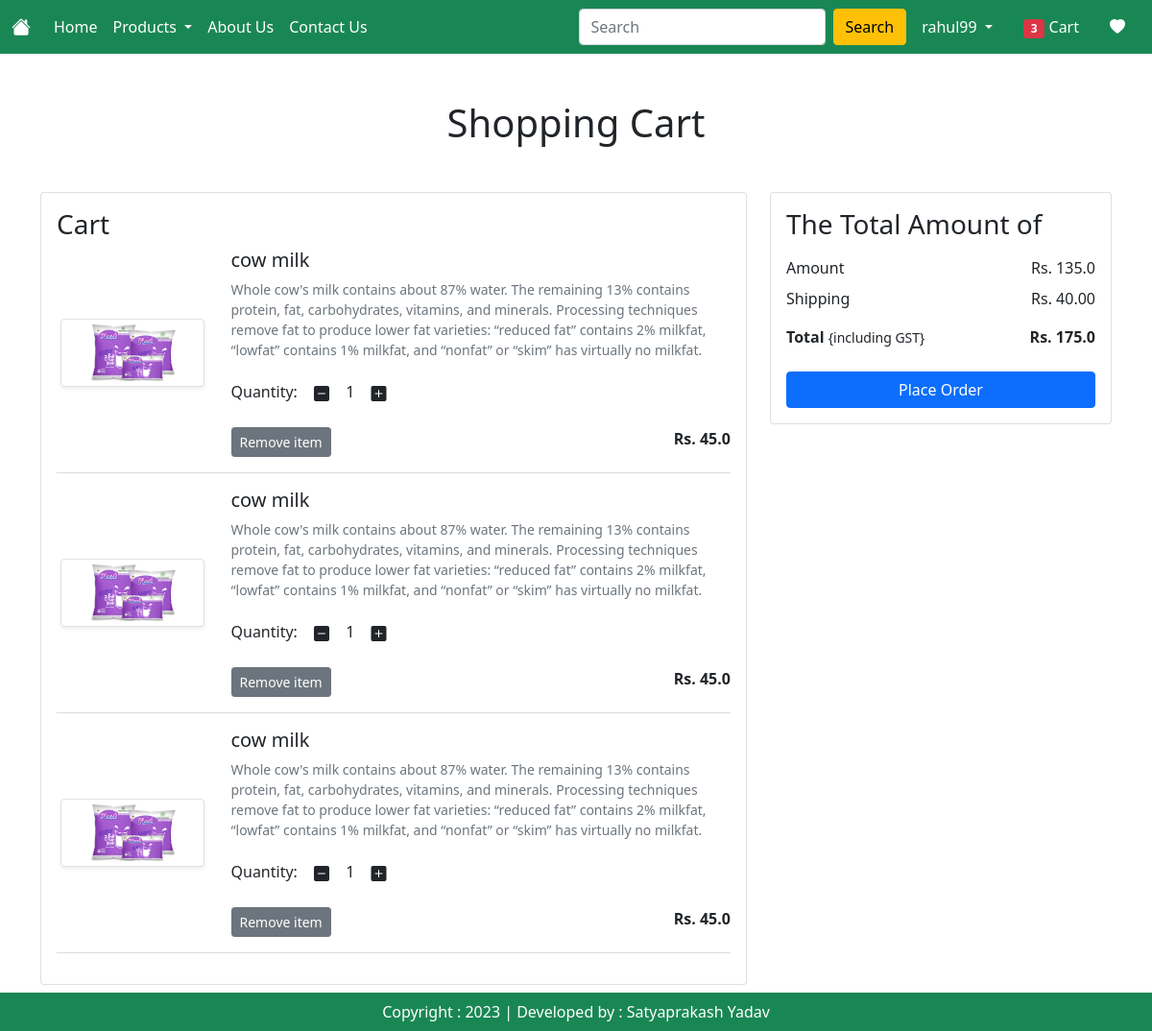
The app's page /cart/ (signed in) with its own data.
### MyApp/models.py (models this page shows, shortened)
class Cart(models.Model):
    user = models.ForeignKey(User, on_delete=models.CASCADE)
    product = models.ForeignKey(Product, on_delete=models.CASCADE)
    quantity = models.PositiveIntegerField(default=1)

class Product(models.Model):
    title = models.CharField(max_length=100)
    selling_price = models.FloatField()
    discounted_price = models.FloatField()
    description = models.TextField()
    composition = models.TextField(default='')
    prodapp = models.TextField(default='')
    category = models.CharField(choices=CATEGORY_CHOICES, max_length=2)
    product_image = models.ImageField(upload_to='product')

### MyApp/views.py (the view)
# urls.py: path('cart/', views.show_cart, name='showcart'),
@login_required
def show_cart(request):
    user = request.user
    cart = Cart.objects.filter(user=user)
    amount = 0
    for p in cart:
        value = p.quantity * p.product.discounted_price
        amount = amount + value
    totalamount = amount + 40
    totalitem = 0
    wishitem = 0
    if request.user.is_authenticated:
        totalitem = len(Cart.objects.filter(user=request.user))
        wishitem = len(Wishlist.objects.filter(user=request.user))
    return render(request, 'MyApp/addtocart.html', locals())

### templates/MyApp/addtocart.html (shortened to what this page needs)
{% extends 'MyApp/base.html' %}
{% load static %}
{% block main-content %}
<div class="container my-5">
    <div class="row">
        {% if cart %}
        <h1 class="text-center mb-5">Shopping Cart</h1>
        <div class="col-sm-8">
            <div class="card">
                <div class="card-body">
                    <h3>Cart</h3>
                    {% for item in cart %}
                    <div class="row">
                        <div class="col-sm-3 text-center align-self-center"><img src="{{item.product.product_image.url}}" alt="" srcset="" class="img-fluid img-thumbnail shadow-sm" height="150" width="150"></div>
                        <div class="col-sm-9">
                            <div>
                                <h5>{{item.product.title}}</h5>
                                <p class="mb-2 text-muted small">{{item.product.description}}</p>
                                <div class="my-3">
                                    <label for="quantity">Quantity:</label>
                                    <a class="minus-cart btn" pid={{item.product.id}}><i class="bi bi-dash-square-fill"></i></a>
                                    <span id="quantity">{{item.quantity}}</span>
                                    <a class="plus-cart btn" pid={{item.product.id}}><i class="bi bi-plus-square-fill"></i></a>
                                </div>
                                <div class="d-flex justify-content-between">
                                    <a href="#" class="remove-cart btn btn-sm btn-secondary mr-3" pid="{{item.product.id}}">Remove item</a>
                                    <p class="mb-0"><span><strong>Rs. {{item.product.discounted_price}}</strong></span></p>
                                </div>
                            </div>
                        </div>
                    </div>
                    <hr class="text-muted">
                    {% endfor %}
                </div>
            </div>
        </div>
        <div class="col-sm-4">
            <div class="card">
                <div class="card-body">
                    <h3>The Total Amount of</h3>
                    <ul class="list-group">
                        <li class="list-group-item d-flex justify-content-between align-items-center border-0 px-0 pb-0">Amount<span id="amount">Rs. {{amount}}</span></li>
                        <li class="list-group-item d-flex justify-content-between align-items-center border-0 px-0">Shipping<span>Rs. 40.00</span></li>
                        <li class="list-group-item d-flex justify-content-between align-items-center border-0 px-0 mb-3">
                            <div>
                                <strong>Total</strong> <small>{including GST}</small>
                            </div>
                            <span id="totalamount"><strong>Rs. {{totalamount}}</strong></span>
                        </li>
                    </ul>
                    <div class="d-grid"><a href="{% url 'checkout' %}" class="btn btn-primary">Place Order</a></div>
                </div>
            </div>
        </div>
        {% else %}
        <h3 class="text-center mb-5">Cart is Empty</h3>
        {% endif %}
    </div>
</div>
{% endblock main-content %}

### templates/MyApp/base.html (shortened to what this page needs)
<!DOCTYPE html>
{% load static %}
<html lang="en">
<head>
    <link href="https://cdn.jsdelivr.net/npm/bootstrap@5.0.2/dist/css/bootstrap.min.css" rel="stylesheet">
    <link rel="stylesheet" href="https://cdn.jsdelivr.net/npm/bootstrap-icons@1.10.5/font/bootstrap-icons.css">
    <link rel="stylesheet" href="{% static 'MyApp/css/style.css' %}">
</head>
<body>
    <nav class="navbar navbar-expand-lg navbar-dark bg-success">
        <div class="container-fluid">
          <a class="navbar-brand" href="/"><i class="bi bi-house-fill"></i></a>
          <div class="collapse navbar-collapse" id="navbarSupportedContent">
            <ul class="navbar-nav me-auto mb-2 mb-lg-0">
              {% if request.user.is_authenticated %}
              <li class="nav-item">
                <a class="nav-link active" aria-current="page" href="/">Home</a>
              </li>
              <li class="nav-item dropdown">
                <a class="nav-link dropdown-toggle active" href="#" id="navbarDropdown" role="button" data-bs-toggle="dropdown" aria-expanded="false">
                  Products
                </a>
              </li>
              <li class="nav-item">
                <a class="nav-link text-white" href="{% url 'about' %}">About Us</a>
              </li>
              <li class="nav-item">
                <a class="nav-link text-white" href="{% url 'contact' %}">Contact Us</a>
              </li>
            </ul>
            <form class="d-flex" role="search" action="/search">
              <input class="form-control me-2" type="search" placeholder="Search" name="search" aria-label="Search">
              <button class="btn btn-warning" type="submit">Search</button>
            </form>
          </div>
          <ul class="navbar-nav me-auto mb-2 mb-lg-0">
            <li class="nav-item dropdown mx-2">
              <a class="nav-link dropdown-toggle text-white" href="#" id="profileDropdown" role="button" data-bs-toggle="dropdown" aria-expanded="false">
                {{user}}
              </a>
            </li>
            <li class="nav-item mx-2">
              <a href="{% url 'showcart' %}" class="nav-link text-white"><span class="badge bg-danger">{% if totalitem > 0 %} {{totalitem}} {% endif %}</span> Cart</a>
            </li>
            <li class="nav-item mx-2">
              <a href="{% url 'showwishlist' %}" class="nav-link text-white"> <i class="bi bi-heart-fill"></i></a>
            </li>
            {% endif %}
          </ul>
        </div>
      </nav>
      {% block main-content %}{% endblock main-content %}
      <footer class="container-fluid bg-success text-center p-2 mt-5 fixed-bottom text-white">
        Copyright : 2023 | Developed by : Satyaprakash Yadav
      </footer>
</body>
</html>

### records on screen
Cart: product.product_image (picture), product "cow milk", product.description "Whole cow's milk contains about 87% water. The remaining 13% contains protein, fat, carbohydrates, vitamins, and minerals. Processing techniques remove fat to produce lower fat varieties: “reduced fat” contains 2% milkfat, “lowfat” contains 1% milkfat, and “nonfat” or “skim” has virtually no milkfat.", quantity "1", product.discounted_price "45.0"
Cart: product.product_image (picture), product "cow milk", product.description "Whole cow's milk contains about 87% water. The remaining 13% contains protein, fat, carbohydrates, vitamins, and minerals. Processing techniques remove fat to produce lower fat varieties: “reduced fat” contains 2% milkfat, “lowfat” contains 1% milkfat, and “nonfat” or “skim” has virtually no milkfat.", quantity "1", product.discounted_price "45.0"
Cart: product.product_image (picture), product "cow milk", product.description "Whole cow's milk contains about 87% water. The remaining 13% contains protein, fat, carbohydrates, vitamins, and minerals. Processing techniques remove fat to produce lower fat varieties: “reduced fat” contains 2% milkfat, “lowfat” contains 1% milkfat, and “nonfat” or “skim” has virtually no milkfat.", quantity "1", product.discounted_price "45.0"

### other values on screen
{{ user }} "rahul99"
{{ totalitem }} "3"
{{ amount }} "135.0"
{{ totalamount }} "175.0"
